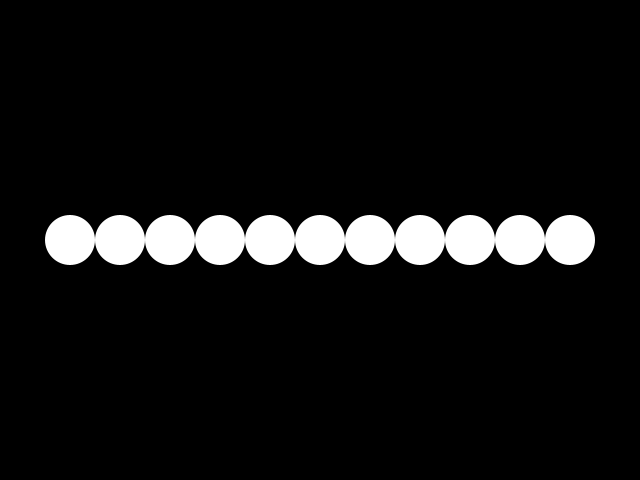
Frame 1 (no input)
Frame 60 (the mouse pressed at the canvas centre just before this capture): identical to frame 1, image omitted
Frame 120 (the mouse held since frame 60 and released just before this capture): identical to frame 1, image omitted

The Processing sketch that drew this single still picture (run headless with seeded random() and noise(); from frame 60 on, the mouse is pressed at the canvas centre):

// Processing sketch: while_stp_0
// ── while_stp_0.pde
void setup() {
  size(640, 480);
  noStroke();
}

void draw() {
  background(0);
  fill(255);

  circle(70, height * 0.5, 50);
  circle(120, height * 0.5, 50);
  circle(170, height * 0.5, 50);
  circle(220, height * 0.5, 50);
  circle(270, height * 0.5, 50);
  circle(320, height * 0.5, 50);
  circle(370, height * 0.5, 50);
  circle(420, height * 0.5, 50);
  circle(470, height * 0.5, 50);
  circle(520, height * 0.5, 50);
  circle(570, height * 0.5, 50);

  //circle(10, height * 0.5, 5);
  //circle(20, height * 0.5, 5);
  //circle(30, height * 0.5, 5);
  //circle(40, height * 0.5, 5);
  //circle(50, height * 0.5, 5);
  //circle(60, height * 0.5, 5);
  //circle(70, height * 0.5, 5);
  //circle(80, height * 0.5, 5);
  //circle(90, height * 0.5, 5);
  //circle(100, height * 0.5, 5);
  //circle(110, height * 0.5, 5);
  //circle(120, height * 0.5, 5);
  //circle(130, height * 0.5, 5);
  //circle(140, height * 0.5, 5);
  //circle(150, height * 0.5, 5);
  //circle(160, height * 0.5, 5);
  //circle(170, height * 0.5, 5);
  //circle(180, height * 0.5, 5);
  //circle(190, height * 0.5, 5);
  //circle(200, height * 0.5, 5);
  //circle(210, height * 0.5, 5);
  //circle(220, height * 0.5, 5);
  //circle(230, height * 0.5, 5);
  //circle(240, height * 0.5, 5);
  //circle(250, height * 0.5, 5);
  //circle(260, height * 0.5, 5);
  //circle(270, height * 0.5, 5);
  //circle(280, height * 0.5, 5);
  //circle(290, height * 0.5, 5);
  //circle(300, height * 0.5, 5);
  //circle(310, height * 0.5, 5);
  //circle(320, height * 0.5, 5);
  //circle(330, height * 0.5, 5);
  //circle(340, height * 0.5, 5);
  //circle(350, height * 0.5, 5);
  //circle(360, height * 0.5, 5);
  //circle(370, height * 0.5, 5);
  //circle(380, height * 0.5, 5);
  //circle(390, height * 0.5, 5);
  //circle(400, height * 0.5, 5);
  //circle(410, height * 0.5, 5);
  //circle(420, height * 0.5, 5);
  //circle(430, height * 0.5, 5);
  //circle(440, height * 0.5, 5);
  //circle(450, height * 0.5, 5);
  //circle(460, height * 0.5, 5);
  //circle(470, height * 0.5, 5);
  //circle(480, height * 0.5, 5);
  //circle(490, height * 0.5, 5);
  //circle(500, height * 0.5, 5);
  //circle(510, height * 0.5, 5);
  //circle(520, height * 0.5, 5);
  //circle(530, height * 0.5, 5);
  //circle(540, height * 0.5, 5);
  //circle(550, height * 0.5, 5);
  //circle(560, height * 0.5, 5);
  //circle(570, height * 0.5, 5);
  //circle(580, height * 0.5, 5);
  //circle(590, height * 0.5, 5);
  //circle(600, height * 0.5, 5);
  //circle(610, height * 0.5, 5);
  //circle(620, height * 0.5, 5);
  //circle(630, height * 0.5, 5);
}
